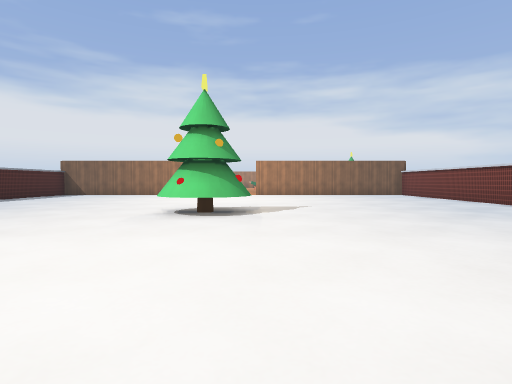
view 1 (above)

21 first-person views from a walk through a 3-D level made in the Godot game engine. The camera is 1.2 m above the floor, tilts 2° down and sees 80° across. The floor is counted in squares, 2 m on a side. Each view is taken from the middle of a square. On the plan, view 1 faces up. The plan holds only what a view shows up to about 9 squares ahead; the rest is blank. Surface patterns are stand-ins for the level's own textures.

view 2
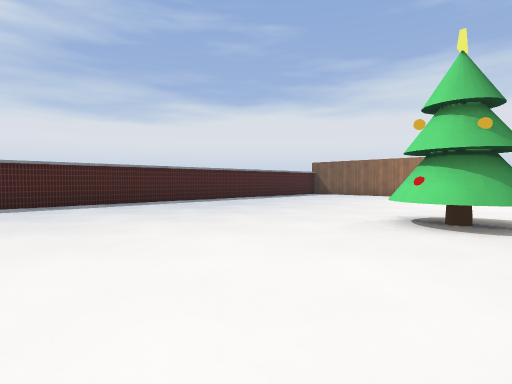

view 3
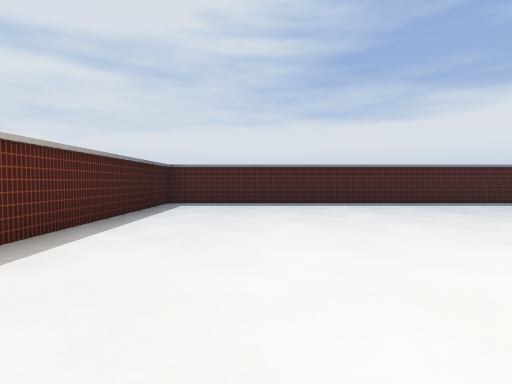

view 4
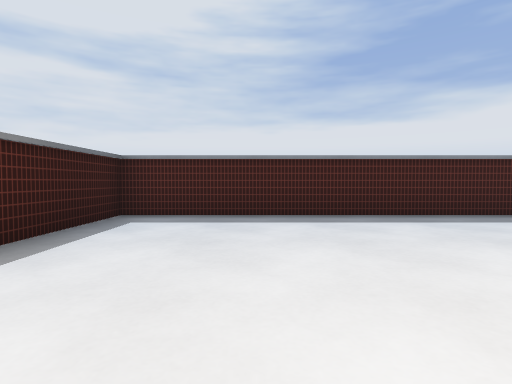

view 5
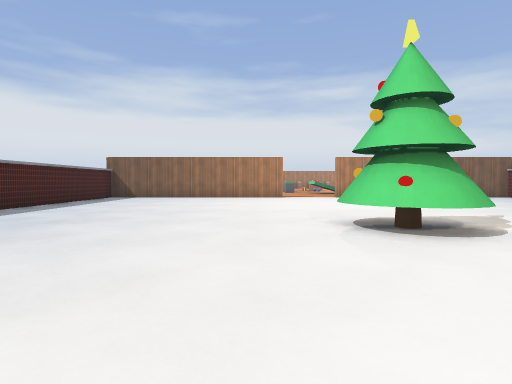

view 6
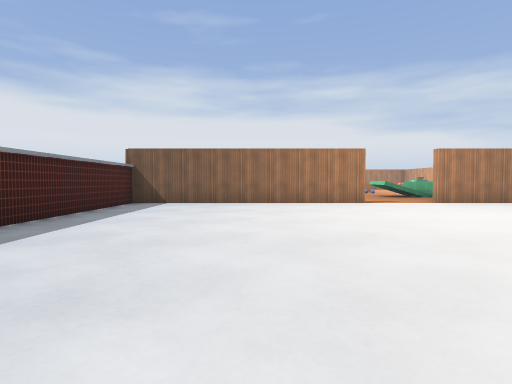

view 7
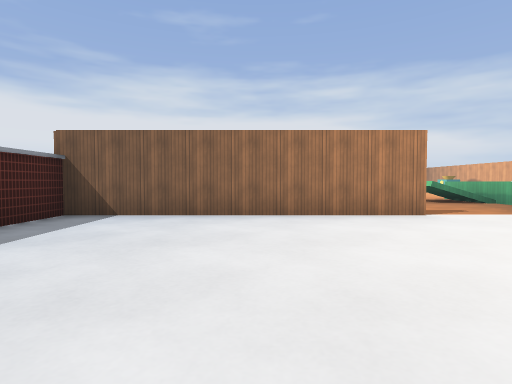

view 8
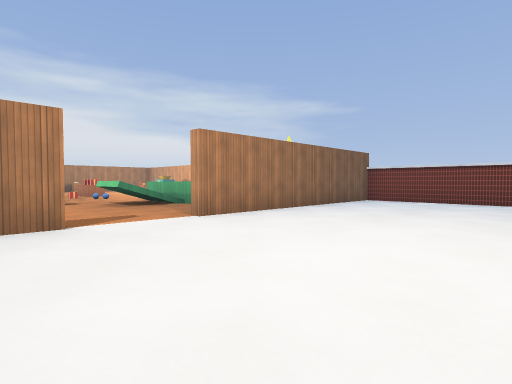

view 9
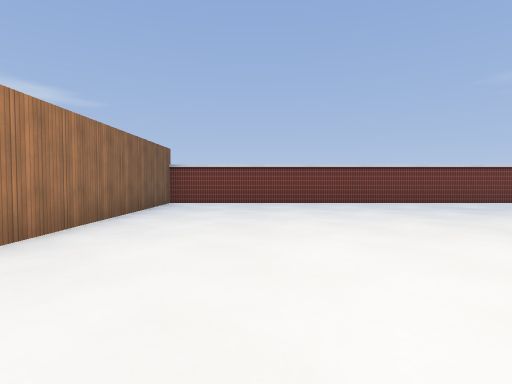

view 10
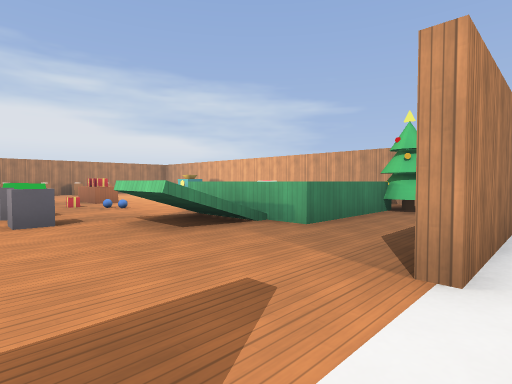

view 11
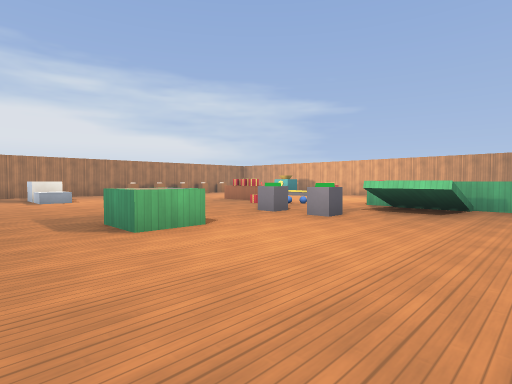

view 12
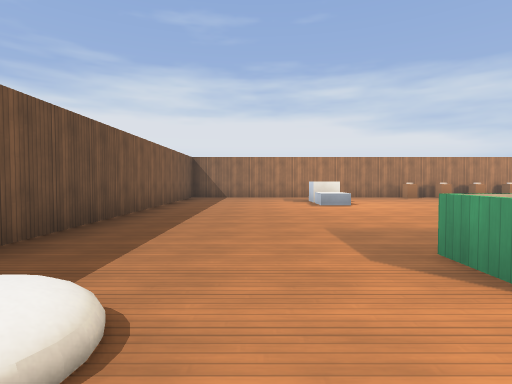

view 13
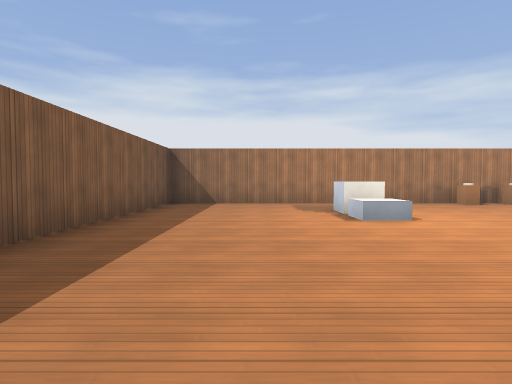

view 14
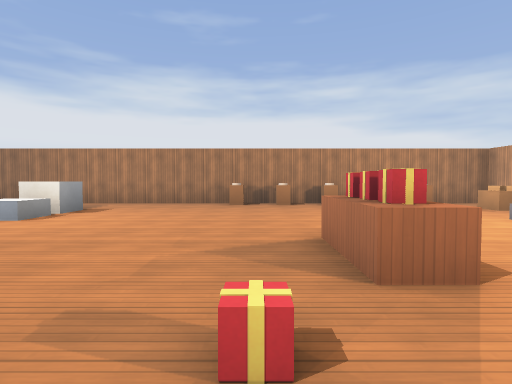

view 15
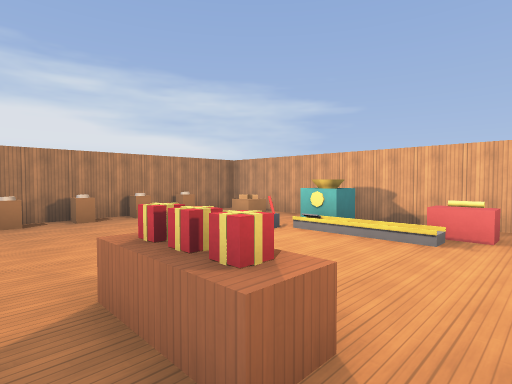

view 16
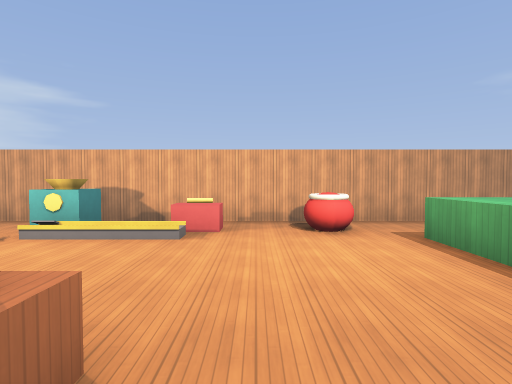

view 17
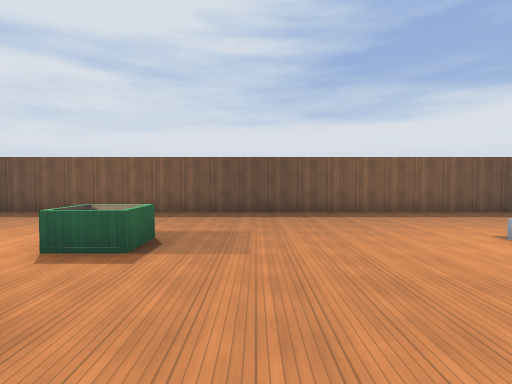

view 18
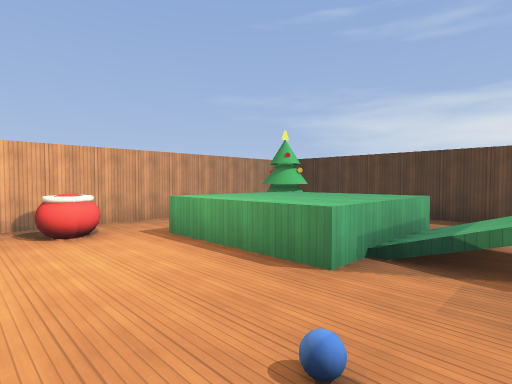

view 19
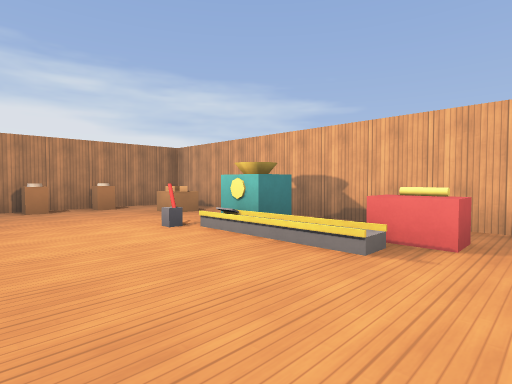

view 20
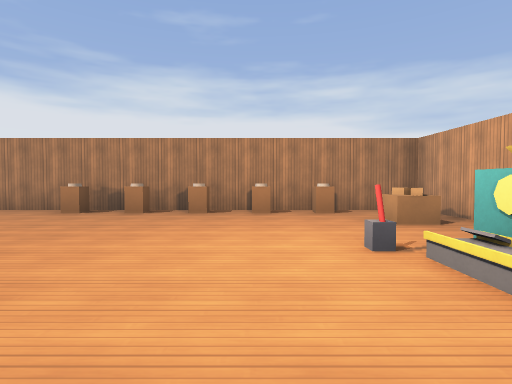

view 21
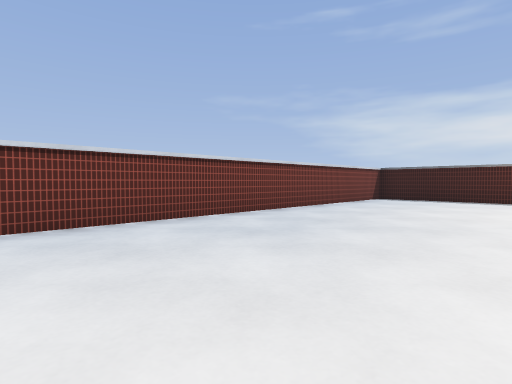

### Floor plan
Key: @ floor where view 1 was taken; # wall or solid block; . main floor; : floor 0.5 m higher than the main floor; / step, stairs or slope; ^ raised ledge; T tree; B box; L block; I bin; M machine; A table; O other object.
Columns run from 9 left of view 1 to 7 right of it. Each row starts with its distance up from view 1.
 29 #########     ###
 28 #........OOOOO..#
 27 #.............I.#
 26 #....^..........#
 25 #....^.......O..#
 24 #.............M.#
 23 #.........B.....#
 22 #.........B...A.#
 21 #......../......#
 20 #........./...O.#
 19 #....L..O.......#
 18 #.:.....O//^^^..#
 17 #  ......//^^^  #
 16 # .......//^^TT.#
 15 #............TT.#
 14 #######..########
 13 #...............#
 12 #...............#
 11 #...............#
 10 #...............#
  9 #...............#
  8 #...............#
  7 #....... .......#
  6 #......TTT......#
  5 #.......T.......#
  4 #...............#
  3 #...............#
  2 #...............#
  1 #.......... ....#
  0 #........@  ....
 -1 #.......    ...
 -2 #######     ##

Positions as (right, up) in squares from view 1, and headings:
1: (0, 0), facing up
2: (0, 1), facing up-left
3: (0, 1), facing left
4: (-3, 1), facing left
5: (-3, 2), facing up
6: (-5, 5), facing up
7: (-5, 8), facing up
8: (-3, 9), facing up-right
9: (-2, 11), facing right
10: (-2, 13), facing up-right
11: (-6, 15), facing up-right
12: (-6, 17), facing up
13: (-6, 20), facing up
14: (0, 20), facing up
15: (0, 21), facing up-right
16: (0, 21), facing right
17: (0, 21), facing left
18: (0, 21), facing down-right
19: (2, 21), facing up-right
20: (3, 22), facing up
21: (2, 9), facing down-right
